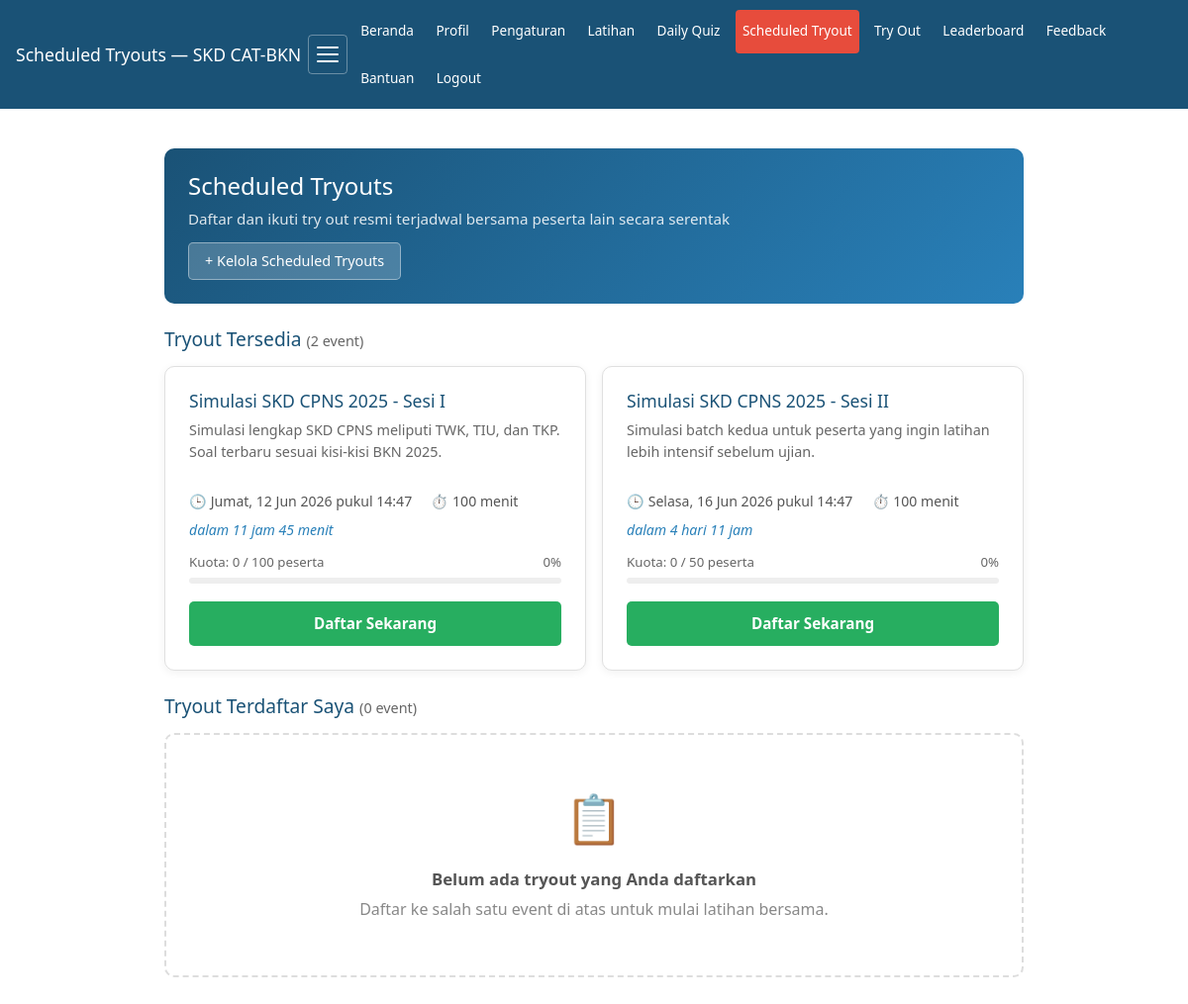
The page /pages/scheduled_tryouts.php (signed in) on the database its author committed.
### tables this page shows
CREATE TABLE `scheduled_tryouts` (
  `id` int(11) NOT NULL AUTO_INCREMENT,
  `nama` varchar(255) NOT NULL,
  `deskripsi` text DEFAULT NULL,
  `waktu_mulai` datetime NOT NULL,
  `durasi_menit` int(11) DEFAULT 90,
  `kuota` int(11) DEFAULT 100,
  `status` enum('draft','published','started','completed','cancelled') DEFAULT 'draft',
  `created_at` timestamp NOT NULL DEFAULT current_timestamp(),
  `updated_at` timestamp NOT NULL DEFAULT current_timestamp() ON UPDATE current_timestamp(),
  PRIMARY KEY (`id`)
);

### helpers.php (called while the page is built, shortened)
<?php
function e(string $text): string
{
    return htmlspecialchars($text, ENT_QUOTES, 'UTF-8');
}

### pages/scheduled_tryouts.php (the view, shortened to what this page needs)
<?php
require '../config.php';
require '../helpers.php';
$userId = (int)$_SESSION['user_id'];
try {
    $stmt = $pdo->prepare("SELECT s.*,
        (SELECT COUNT(*) FROM scheduled_tryout_registrations r WHERE r.scheduled_tryout_id = s.id) as registered_count,
        (SELECT COUNT(*) FROM scheduled_tryout_registrations r WHERE r.scheduled_tryout_id = s.id AND r.user_id = ?) as user_registered
        FROM scheduled_tryouts s
        WHERE s.status = 'published' AND s.waktu_mulai > NOW()
        ORDER BY s.waktu_mulai ASC");
    $stmt->execute([$userId]);
    $availableTryouts = $stmt->fetchAll();
} catch (Throwable $e) {
    $availableTryouts = [];
}
try {
    $stmt = $pdo->prepare("SELECT s.*, r.status as registration_status, r.registered_at
        FROM scheduled_tryout_registrations r
        JOIN scheduled_tryouts s ON r.scheduled_tryout_id = s.id
        WHERE r.user_id = ?
        ORDER BY s.waktu_mulai DESC");
    $stmt->execute([$userId]);
    $registeredTryouts = $stmt->fetchAll();
} catch (Throwable $e) {
    $registeredTryouts = [];
}
?>
<!DOCTYPE html>
<html lang="id">
<head>
<link rel="stylesheet" href="assets/style.css">
</head>
<body>
<?php require '../includes/navigation.php'; ?>
<div class="container" id="main-content" style="max-width:900px;padding:1rem">
<div style="background:linear-gradient(135deg,#1a5276,#2980b9);color:#fff;border-radius:10px;padding:1.5rem;margin-bottom:1.5rem">
    <h1 style="margin:0 0 .4rem;font-size:1.5rem">Scheduled Tryouts</h1>
    <p style="margin:0;opacity:.85;font-size:.95rem">Daftar dan ikuti try out resmi terjadwal bersama peserta lain secara serentak</p>
    <?php if (($_SESSION['user_role'] ?? '') === 'admin'): ?>
    <a href="admin_scheduled_tryouts.php" style="display:inline-block;margin-top:.8rem;padding:.45rem 1rem;background:rgba(255,255,255,.2);color:#fff;border-radius:5px;text-decoration:none;font-size:.9rem;border:1px solid rgba(255,255,255,.4)">
        + Kelola Scheduled Tryouts
    </a>
    <?php endif; ?>
</div>
<?php
function formatTanggal($dt) {
    $ts = strtotime($dt);
    $hari = ['Minggu','Senin','Selasa','Rabu','Kamis','Jumat','Sabtu'];
    $bulan = ['','Jan','Feb','Mar','Apr','Mei','Jun','Jul','Agu','Sep','Okt','Nov','Des'];
    return $hari[date('w',$ts)] . ', ' . date('j',$ts) . ' ' . $bulan[(int)date('n',$ts)] . ' ' . date('Y',$ts) . ' pukul ' . date('H:i',$ts);
}
function hitung_sisa($waktu_mulai) {
    $diff = strtotime($waktu_mulai) - time();
    $hari = floor($diff / 86400);
    $jam  = floor(($diff % 86400) / 3600);
    if ($hari > 0) return "dalam {$hari} hari {$jam} jam";
    $menit = floor(($diff % 3600) / 60);
    if ($jam > 0) return "dalam {$jam} jam {$menit} menit";
    return "dalam {$menit} menit";
}
?>
<div class="section-header">
    <h2>Tryout Tersedia <span style="color:#666;font-size:.9rem;font-weight:normal">(<?= count($availableTryouts) ?> event)</span></h2>
</div>
<?php if (empty($availableTryouts)): ?>
<div class="empty-state">
    <div class="icon">📅</div>
    <p style="font-size:1.05rem;font-weight:bold;color:#555">Belum ada scheduled tryout yang tersedia</p>
    <p>Cek kembali nanti — admin akan segera menambahkan event baru.</p>
    <?php if (($_SESSION['user_role'] ?? '') === 'admin'): ?>
    <a href="admin_scheduled_tryouts.php" style="display:inline-block;margin-top:1rem;padding:.6rem 1.4rem;background:#1a5276;color:#fff;border-radius:6px;text-decoration:none">+ Buat Scheduled Tryout</a>
    <?php endif; ?>
</div>
<?php else: ?>
<div style="display:grid;grid-template-columns:repeat(auto-fill,minmax(280px,1fr));gap:1rem;margin-bottom:1.5rem">
<?php foreach ($availableTryouts as $st):
    $pct = $st['kuota'] > 0 ? min(100, round($st['registered_count'] / $st['kuota'] * 100)) : 0;
    $fillClass = $pct >= 100 ? 'full' : ($pct >= 75 ? 'warn' : '');
?>
<div class="st-card">
    <h3><?= e($st['nama']) ?></h3>
    <p class="st-desc"><?= e($st['deskripsi']) ?></p>
    <div class="st-meta">
        <span>🕒 <?= formatTanggal($st['waktu_mulai']) ?></span>
        <span>⏱ <?= (int)$st['durasi_menit'] ?> menit</span>
        <span style="color:#2980b9;font-style:italic"><?= hitung_sisa($st['waktu_mulai']) ?></span>
    </div>
    <div>
        <div style="display:flex;justify-content:space-between;font-size:.83rem;color:#666;margin-bottom:2px">
            <span>Kuota: <?= (int)$st['registered_count'] ?> / <?= (int)$st['kuota'] ?> peserta</span>
            <span><?= $pct ?>%</span>
        </div>
        <div class="st-quota-bar"><div class="st-quota-fill <?= $fillClass ?>" style="width:<?= $pct ?>%"></div></div>
    </div>
    <?php if ($st['user_registered']): ?>
    <button disabled style="width:100%;padding:.7rem;background:#95a5a6;color:#fff;border:none;border-radius:5px;cursor:not-allowed;font-size:.95rem">✓ Sudah Terdaftar</button>
    <?php elseif ($st['registered_count'] >= $st['kuota']): ?>
    <button disabled style="width:100%;padding:.7rem;background:#e74c3c;color:#fff;border:none;border-radius:5px;cursor:not-allowed;font-size:.95rem">Kuota Penuh</button>
    <?php else: ?>
    <form method="POST">
    <button type="submit" style="width:100%;padding:.7rem;background:#27ae60;color:#fff;border:none;border-radius:5px;cursor:pointer;font-size:.95rem;font-weight:bold">Daftar Sekarang</button>
    </form>
    <?php endif; ?>
</div>
<?php endforeach; ?>
</div>
<?php endif; ?>
<div class="section-header">
    <h2>Tryout Terdaftar Saya <span style="color:#666;font-size:.9rem;font-weight:normal">(<?= count($registeredTryouts) ?> event)</span></h2>
</div>
<?php if (empty($registeredTryouts)): ?>
<div class="empty-state">
    <div class="icon">📋</div>
    <p style="font-size:1.05rem;font-weight:bold;color:#555">Belum ada tryout yang Anda daftarkan</p>
    <p>Daftar ke salah satu event di atas untuk mulai latihan bersama.</p>
</div>
<?php endif; ?>
</div>
</body>
</html>

### assets/style.css (style rules this page uses)
* { box-sizing:border-box;margin:0;padding:0 }
body { font-family:'Segoe UI',Arial,sans-serif;background:#f5f7fa;color:#222;line-height:1.6;-webkit-text-size-adjust:100%;transition:background .3s ease,color .3s ease }
.container { max-width:1000px;margin:1.5rem auto;padding:0 1rem }

### pages/scheduled_tryouts.php (style rules this page uses)
.st-card { border:1px solid #e0e0e0;border-radius:10px;padding:1.5rem;background:#fff;box-shadow:0 2px 8px rgba(0,0,0,.06);display:flex;flex-direction:column;gap:.5rem }
.st-card h3 { margin:0;color:#1a5276;font-size:1.1rem }
.st-card .st-desc { color:#666;font-size:.9rem;line-height:1.5;flex:1 }
.st-card .st-meta { display:flex;flex-wrap:wrap;gap:.5rem 1.2rem;font-size:.88rem;color:#555;margin:.3rem 0 }
.st-card .st-meta span { display:flex;align-items:center;gap:.3rem }
.st-quota-bar { background:#eee;border-radius:4px;height:6px;margin:.3rem 0 .6rem }
.empty-state { text-align:center;padding:3rem 1rem;color:#888;background:#fff;border-radius:10px;border:2px dashed #ddd }
.empty-state .icon { font-size:3rem;margin-bottom:.8rem }
.empty-state p { margin:.4rem 0 }
.section-header { display:flex;justify-content:space-between;align-items:center;margin:1.5rem 0 1rem;flex-wrap:wrap;gap:.5rem }
.section-header h2 { margin:0;color:#1a5276;font-size:1.2rem }

### rows shown on the page
scheduled_tryouts: nama "Simulasi SKD CPNS 2025 - Sesi I", deskripsi "Simulasi lengkap SKD CPNS meliputi TWK, TIU, dan TKP. Soal terbaru sesuai kisi-kisi BKN 2025.", waktu_mulai "Jumat, 12 Jun 2026 pukul 14:47", durasi_menit "100", waktu_mulai "dalam 11 jam 45 menit", registered_count "0", kuota "100", pct "0"
scheduled_tryouts: nama "Simulasi SKD CPNS 2025 - Sesi II", deskripsi "Simulasi batch kedua untuk peserta yang ingin latihan lebih intensif sebelum ujian.", waktu_mulai "Selasa, 16 Jun 2026 pukul 14:47", durasi_menit "100", waktu_mulai "dalam 4 hari 11 jam", registered_count "0", kuota "50", pct "0"

### other values the page prints
$pageTitle "Scheduled Tryouts — SKD CAT-BKN"
count($availableTryouts) "2"
count($registeredTryouts) "0"
